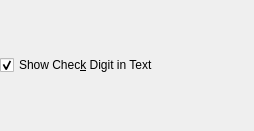
<?xml version="1.0" encoding="UTF-8"?>
<ui version="4.0">
 <class>grpKoreaPost</class>
 <widget class="QWidget" name="grpKoreaPost">
  <property name="geometry">
   <rect>
    <x>0</x>
    <y>0</y>
    <width>254</width>
    <height>131</height>
   </rect>
  </property>
  <property name="windowTitle">
   <string>Form</string>
  </property>
  <layout class="QVBoxLayout" name="vLayoutKoreaPost">
   <property name="contentMargins">
    <number>0</number>
   </property>
   <property name="leftMargin">
    <number>0</number>
   </property>
   <property name="topMargin">
    <number>0</number>
   </property>
   <property name="rightMargin">
    <number>0</number>
   </property>
   <property name="bottomMargin">
    <number>0</number>
   </property>
   <item>
    <widget class="QCheckBox" name="chkKoreaPostShowCheck">
     <property name="text">
      <string>Show Chec&amp;k Digit in Text</string>
     </property>
     <property name="toolTip">
      <string>Display the check digit in
the Human Readable Text</string>
     </property>
     <property name="checked">
      <bool>true</bool>
     </property>
    </widget>
   </item>
  </layout>
 </widget>
 <resources/>
 <connections/>
</ui>
